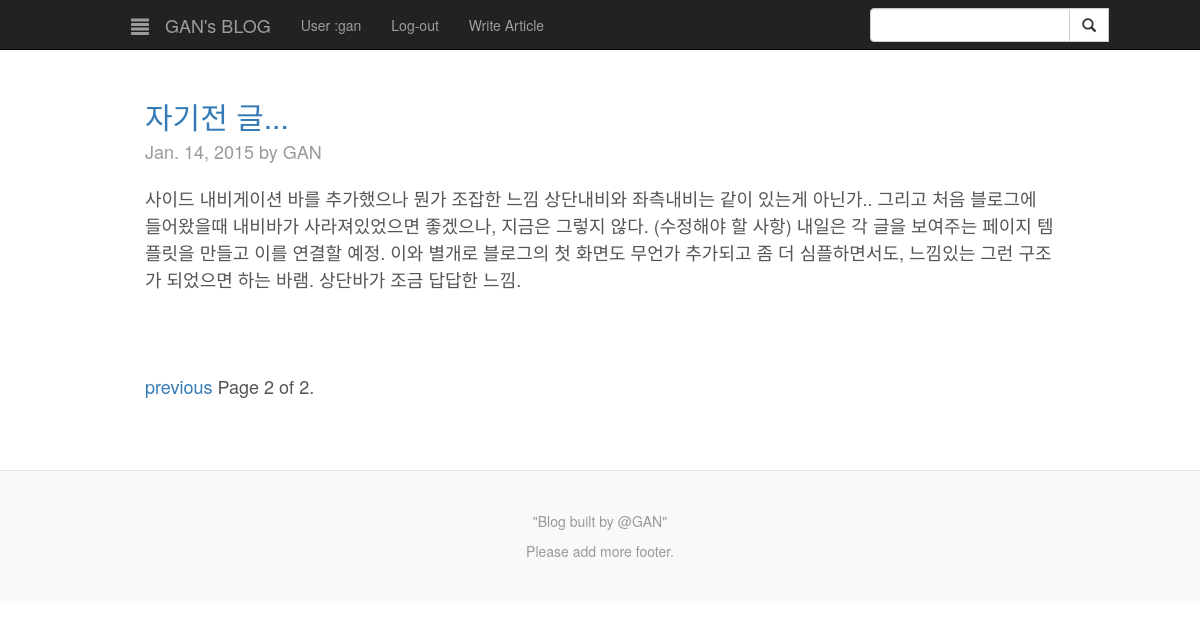
The page /blog/?page=2 (signed in) on the database its author committed.
### blog/models.py (models this page shows)
class Article(models.Model):
	included_at = models.ForeignKey(Category,null=True)
	subject = models.CharField(max_length=50)
	writer = models.CharField(max_length=30, default='GAN')
	written_at = models.DateTimeField(auto_now_add=True, auto_now=False)
	modified_at = models.DateTimeField(auto_now=True)
	contents = models.TextField(max_length=2000)

### blog/views.py (the view)
class MainView(ListView):
	model = Article
	template_name = 'blog/blog_main.html'
	context_object_name = 'article_list'
	paginate_by = 5
	def get_context_data(self, **kwargs):
		context = super(MainView, self).get_context_data(**kwargs)
		context['latest_article_list'] = Article.objects.order_by('-modified_at')[:10]
		context['article_list'] = Article.objects.order_by('-written_at')
		context['category_list'] = Category.objects.order_by('order')
		context['user'] = self.request.user
		return context

### blog/templates/blog/blog_main.html (shortened to what this page needs)
{% extends "blog/blog_base.html" %}
{% block body %}
<div class="blog-template">
	<div class="row">
		<div class="col-sm-12 blog-main" id="posts">
			{% if article_list %}
				{% for article in page_obj.object_list %}
					<div class="blog-post">
						<h2 class="blog-post-title">
							<a href="/blog/article/{{article.pk}}"> {{ article.subject }} </a>
						</h2>
						<p class="blog-post-meta"> {{ article.written_at.date }} by {{ article.writer }} </p>
						<p> {{ article.contents }} </p>
					</div>
				{% endfor %}
				{% if is_paginated %}
					<div class="pagination">
						<span class="page-links">
							{% if page_obj.has_previous %}
								<a href="/blog/?page={{ page_obj.previous_page_number }}"> previous </a>
							{% endif %}
							<span class="page-current">
								Page {{ page_obj.number }} of {{ page_obj.paginator.num_pages }}.
							</span>
						</span>
					</div>
				{% endif %}
			{% endif %}
		</div>
	</div>
</div>
{% endblock %}

### blog/templates/blog/blog_base.html (shortened to what this page needs)
<!DOCTYPE html>
<html>
	<head>
		{% load staticfiles %}
    		<link rel="stylesheet" type="text/css" href="{% static 'blog/dist/css/bootstrap.css' %}" media="screen"/>
		<link href="{% static 'blog/blog-main.css' %}" rel="stylesheet">
		<link href="{% static 'blog/simple-sidebar.css' %}" rel="stylesheet">
	</head>
	<body>
		<div class="navbar navbar-inverse navbar-fixed-top" id="top_navbar">
			<div class="container">
				<div class="navbar-header">
					<a type="button" href="#menu-toggle" class="navbar-brand btn btn-deafult btn-lg" id="menu-toggle">
						<span class="glyphicon glyphicon-align-justify"></span>
					</a>
					<a class="navbar-brand" href="/blog">GAN's BLOG</a>
				</div>
				<div class="collapse navbar-collapse">
      					<ul class="nav navbar-nav">
						{% if user %}
							{% if user.is_staff %}
								<li><a href="#">User :{{ user.username }}</a></li>
								<li><a href="/blog/logout" id="logout">Log-out</a></li>
								<li><a href="/blog/write">Write Article </a></li>
							{% elif not user.is_anonymous %}
								<li><a href="#">User :{{ user.username }}</a></li>
								<li><a href="/blog/logout" id="logout">Log-out</a></li>
								<li><a href="#"></a></li>
	          					{% else %}
	          						<li><a href="#"></a></li>
							{% endif %}
						{% else %}
          						<li><a href="#"></a></li>
      						{% endif %}
      					</ul>
        				<div class="input-group" id="search-group">
        					<form action="/blog/search" method="get" id="topnav_search" class="search form-input" role="search">
        						<span class="input-group-btn">
		        					<input type="text" class="form-control" name="search_content">
	        						<button type="submit" class="btn btn-default" type="button">
	        							<span class="glyphicon glyphicon-search"></span>
	        						</button>
	        					</span>
        					</form>
        				</div>
      				</div>
      			</div>
    		</div>
		<div id="wrapper" class="toggled">
			<div id="page-content-wrapper">
		    		<div class="container">
		    			{% block body %}
		    			{% endblock %}
		      		</div>
			</div>
		</div>
	<footer class="blog-footer">
		<p>"Blog built by @GAN"</p>
		<p> Please add more footer. </p>
	</footer>
	</body>
</html>

### blog/static/blog/blog-main.css (style rules this page uses)
body { padding-top: 50px; padding-bottom: 20px; color: #555; }
h1, .h1, h2, .h2, h3, .h3, h4, .h4, h5, .h5, h6, .h6 { margin-top: 0; font-family: "Helvetica Neue", Helvetica, Arial, sans-serif; font-weight: normal; color: #333; }
#top_navbar { height: 50px; }
.blog-template { padding: 30px 15px; text-align: left; }
#search-group { float: right; padding-top: 8px; width: 200px; }
.blog-main { font-size: 18px; line-height: 1.5; }
.blog-post { margin-bottom: 60px; }
.blog-post-title { margin-bottom: 5px; font-size: 30px; }
.blog-post-meta { margin-bottom: 20px; color: #999; }
@media (min-width: 1200px) { .container { width: 970px; } }
.blog-footer { padding: 40px 0; color: #999; text-align: center; background-color: #f9f9f9; border-top: 1px solid #e5e5e5; }
.blog-footer p:last-child { margin-bottom: 0; }

### blog/static/blog/simple-sidebar.css (style rules this page uses)
#wrapper { padding-left: 0; -webkit-transition: all 0.5s ease; -moz-transition: all 0.5s ease; -o-transition: all 0.5s ease; transition: all 0.5s ease; }
#wrapper.toggled { padding-left: 250px; }
#page-content-wrapper { width: 100%; position: absolute; padding: 15px; }
#wrapper.toggled #page-content-wrapper { position: absolute; margin-right: -250px; }
@media (min-width:768px) { #wrapper { padding-left: 250px; } }
@media (min-width:768px) { #wrapper.toggled { padding-left: 0; } }
@media (min-width:768px) { #page-content-wrapper { padding: 20px; position: relative; } }
@media (min-width:768px) { #wrapper.toggled #page-content-wrapper { position: relative; margin-right: 0; } }

### rows shown on the page
Article: subject "자기전 글...", written_at "Jan. 14, 2015", writer "GAN", contents "사이드 내비게이션 바를 추가했으나 뭔가 조잡한 느낌 상단내비와 좌측내비는 같이 있는게 아닌가.. 그리고 처음 블로그에 들어왔을때 내비바가 사라져있었으면 좋겠으나, 지금은 그렇지 않다. (수정해야 할 사항) 내일은 각 글을 보여주는 페이지 템플릿을 만들고 이를 연결할 예정. 이와 별개로 블로그의 첫 화면도 무언가 추가되고 좀 더 심플하면서도, 느낌있는 그런 구조가 되었으면 하는 바램. 상단바가 조금 답답한 느낌."

### other values the page prints
{{ user.username }} "gan"
{{ page_obj.number }} "2"
{{ page_obj.paginator.num_pages }} "2"
